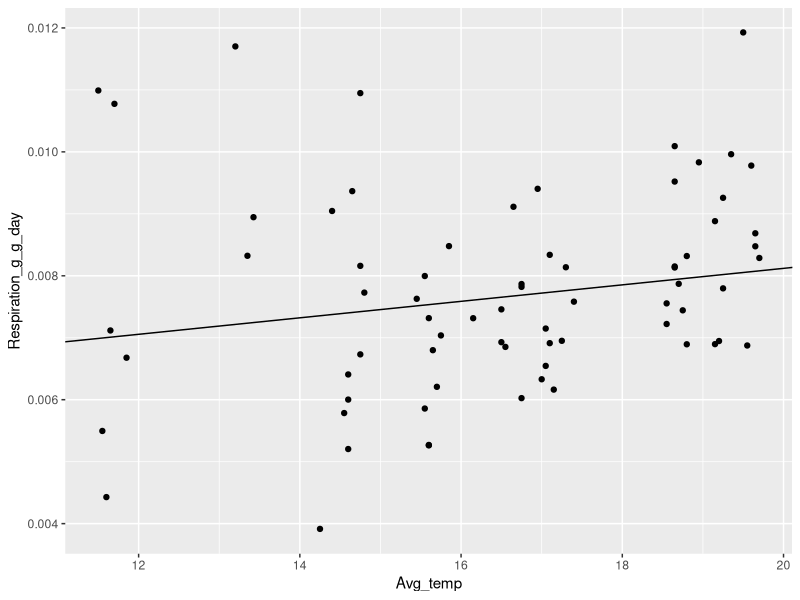
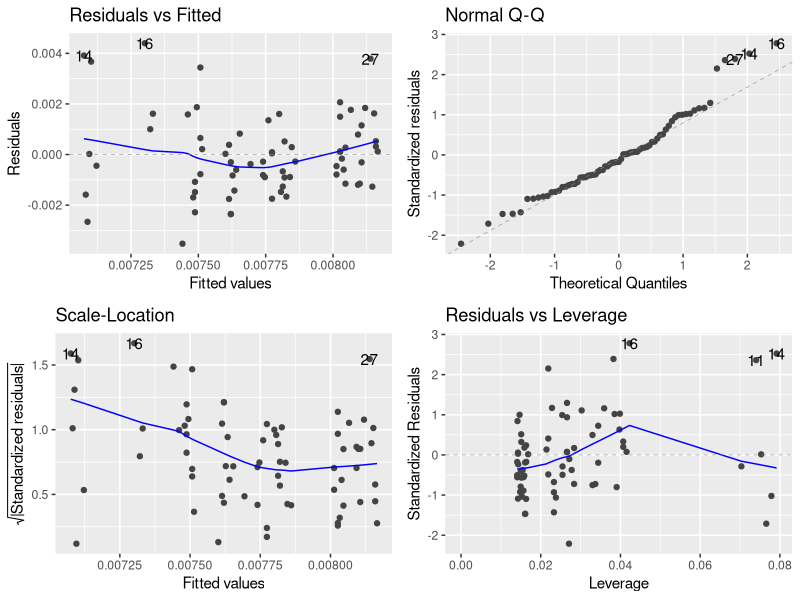
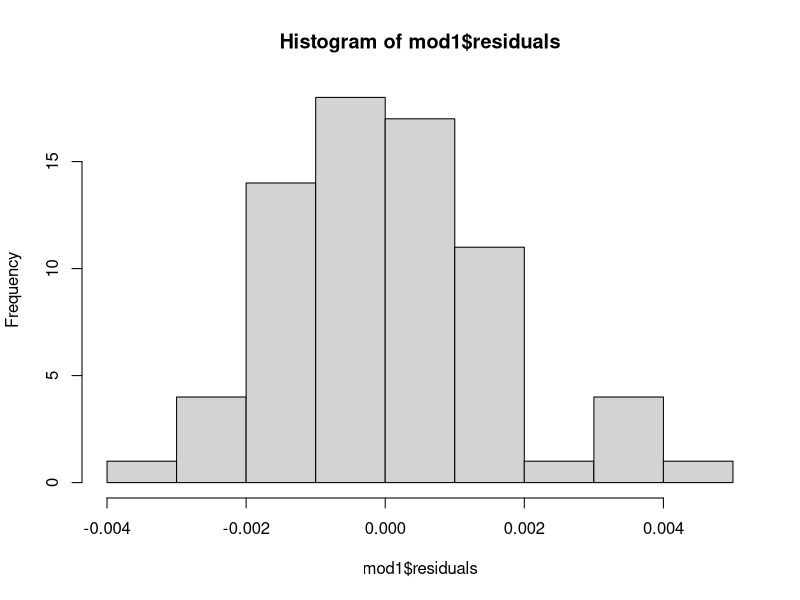
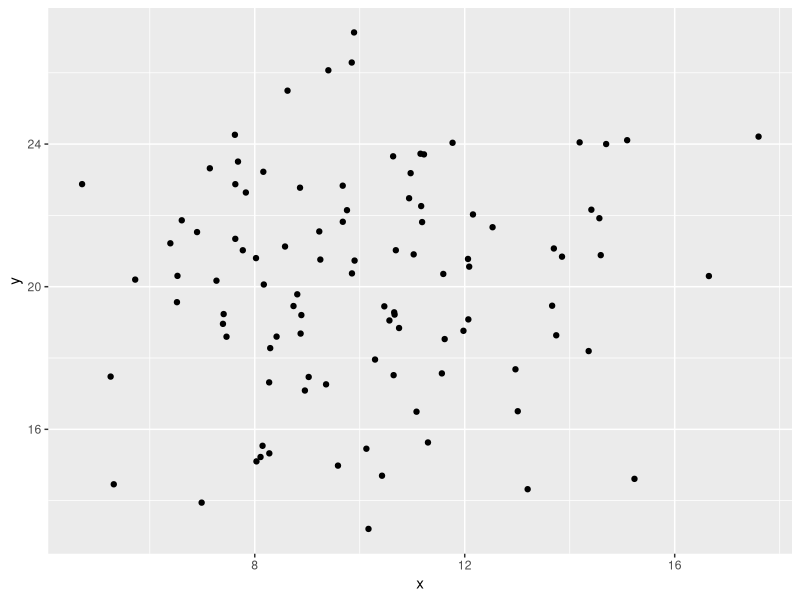
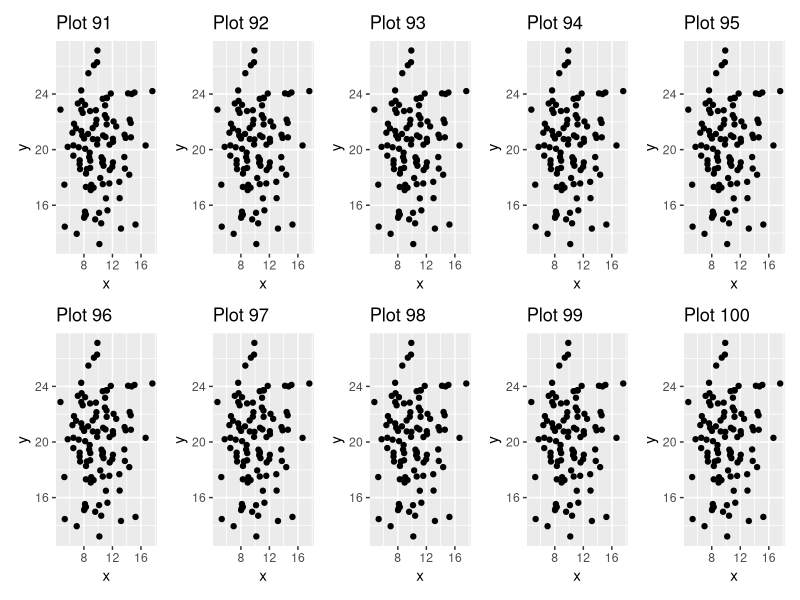

Here is the R script that generated these plots, in order:
library(tidyverse)
library(ggfortify)
library(patchwork)
data <- read.csv("Week_10/Single sheet May2023 Data.csv")
data_ito <- data %>%
  filter(Common == "Ito")
mod1 <- lm(Respiration_g_g_day ~ Avg_temp, data = data_ito)  
summary(mod1)
 ggplot(data_ito, aes(x = Avg_temp, y = Respiration_g_g_day)) + 
   geom_point() + 
   geom_abline(slope = 0.000133, intercept = 0.00546)

autoplot(mod1)
hist(mod1$residuals)
#Since our data starts and ends above our quantiles (based on our Q-Q plot),
# this indicates that our data is likely not linear, but our model
# may still be useful for modelling the center of our data.

#There may be some Independence issues based off our Fitted Values, since the
# right side of our residual plot is tighter compared to the rest of the plot.

#Our residual plot indicates that our data may not be normally distributed,
# and that it is slightly left-skewed.

median(data_ito$Respiration_g_g_day) #0.0076
quantile(data_ito$Respiration_g_g_day, 0.95) #0.01087

predict(mod1, newdata = list(Avg_temp = c(0.0076, 0.01087)),
        interval = 'prediction')
#There doesn't seem to be much difference in the prediction intervals.  The
# fitted point and the lower bound seem to be more spread than the upper
# bound, 


#### Objective 2 #########################################################

x <- rnorm(100, 10, 3)
y<- rnorm(100, 20, 3)

term_mat <- matrix(nrow = 100, ncol = 2)
mods <- list()
df_loop <- data.frame(x = x)

for (i in 1:100) { 
  ey <- rlnorm(100, i*0.05, 0.4)
  yran <- y + ey
  df_loop$yran <- yran
  mods[[i]] <- lm(yran ~ x, data = df_loop)
  term_mat[i,1] <- summary(mods[[i]])$coefficients[1,1]
  term_mat[i,2] <- summary(mods[[i]])$coefficients[2,1]
}

df <- data.frame(x = x,y = y, int = term_mat[,1],
           slope = term_mat[,2])
true_mod <- lm(y~x, data = df)

plot2 <- ggplot(data = df, aes(x = x, y = y)) + 
  geom_point()
plot2

plots <- vector('list', 100)

for (i in 90:100) {
plots[[i]] <- plot2 +
  geom_abline(slope = df$slope[i], intercept = df$int[i]) +
  ggtitle(paste("Plot", i))
}

wrap_plots(plots[91:100], ncol = 5, nrow = 2)

x_list <- list(x)
predict_list <- list()
for (i in 1:100){
predict_list[[i]] <- predict(mods[[i]], newdata = x_list,
        interval = 'prediction')
}

#Uncertainty in our response tends to scale a lot faster than uncertainty in our
# predictor.  Our predictions started ranging very tightly to our response, but
# as our 
